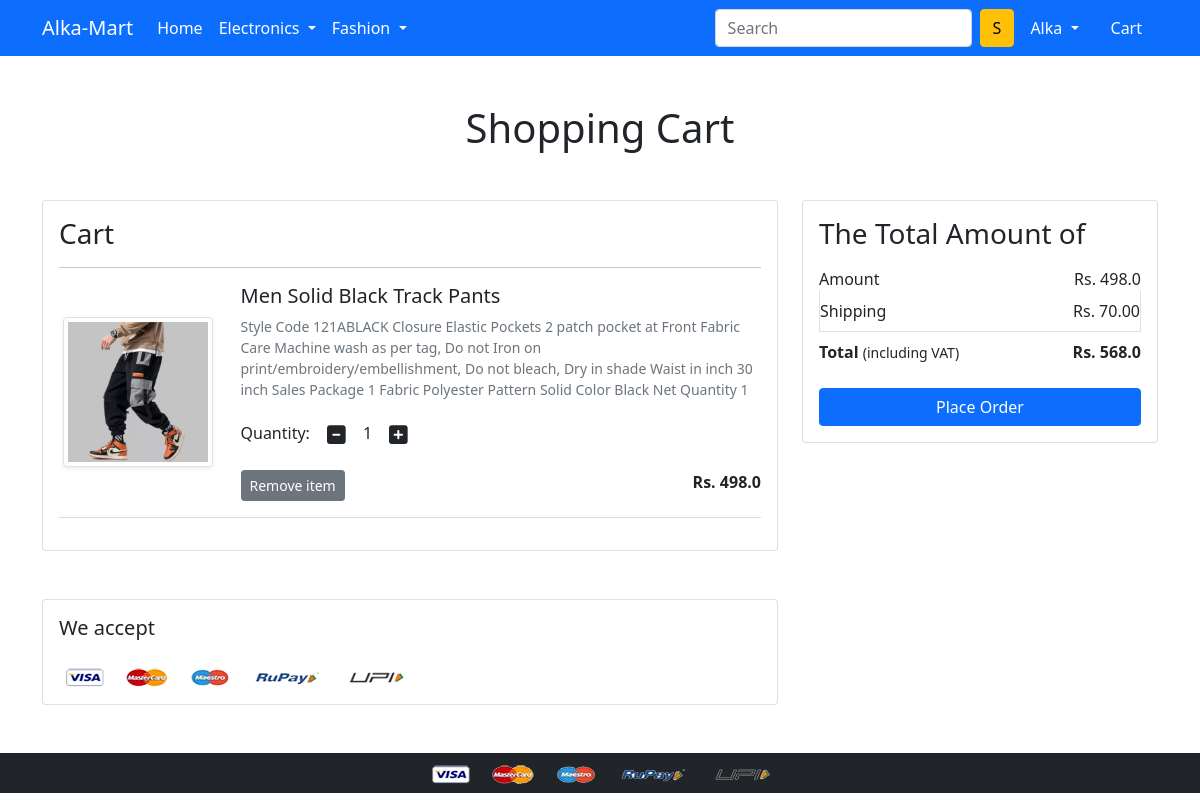
The app's page /cart/ (signed in) with its own data.
### app/models.py (models this page shows, shortened)
class Cart(models.Model):
    user = models.ForeignKey(User, on_delete=models.CASCADE)
    product = models.ForeignKey(Product, on_delete=models.CASCADE)
    quantity = models.PositiveIntegerField(default=1)

class Product(models.Model):
    title = models.CharField(max_length=100)
    selling_price = models.FloatField()
    discounted_price = models.FloatField()
    description = models.TextField()
    brand = models.CharField(max_length=100)
    category = models.CharField(choices = CATEGORY_CHOICES, max_length=3)
    product_image = models.ImageField(upload_to='productimg')

### app/views.py (the view)
# urls.py: path('cart/', views.show_cart, name='showcart'),
@login_required
def show_cart(request):
  if request.user.is_authenticated:
   user = request.user
   cart = Cart.objects.filter(user=user)
   amount = 0.0
   shipping_amount = 70.0
   total_amount = 0.0
   cart_product = [p for p in Cart.objects.all() if p.user == user]
   if cart_product:
    for p in cart_product:
     tempamount = (p.quantity * p.product.discounted_price)
     amount += tempamount
     totalamount = amount + shipping_amount
    return render(request, 'app/addtocart.html', {'carts':cart, 'totalamount':totalamount, 'amount':amount})
   else:
    return render(request, 'app/emptycart.html')

### app/templates/app/addtocart.html (shortened to what this page needs)
{% extends 'app/base.html' %}
{% load static %}
{% block main-content %}
<div class="container my-5">
 <div class="row">
  <h1 class="text-center mb-5">Shopping Cart</h1>
  <div class="col-sm-8">
  <div class="card">
   <div class="card-body">
    <h3>Cart</h3>
    {% for cart in carts %}
    <hr>
    <div class="row">
     <div class="col-sm-3 text-center align-self-center">
      <img src="{{cart.product.product_image.url}}" alt="" srcset="" class="img-fluid img-thumbnail shadow-sm" height="150" width="150"> </div>
     <div class="col-sm-9">
      <div>
       <h5>{{cart.product.title}}</h5>
       <p class="mb-2 text-muted small">{{cart.product.description}}</p>
       <div class="my-3">
        <label for="quantity">Quantity:</label>
        <a class="minus-cart btn" pid="{{cart.product.id}}"><i class="fas fa-minus-square fa-lg"></i></a>
          <span id="quantity">{{cart.quantity}}</span>
        <a class="plus-cart btn" pid="{{cart.product.id}}"><i class="fas fa-plus-square fa-lg"></i></a>
       </div>
       <div class="d-flex justify-content-between">
        <a href="#" class="btn btn-sm btn-secondary mr-3 remove-cart" pid="{{cart.product.id}}">Remove item </a>
        <p class="mb-0"><span><strong>Rs. {{cart.product.discounted_price}}</strong></span></p>
       </div>
      </div>
     </div>
    </div>
    {% endfor %}
    <hr class="text-muted">
   </div>
   </div>
  </div>
  <div class="col-sm-4">
   <div class="card">
    <div class="card-body">
      <h3>The Total Amount of</h3>
      <ul class="list-group">
       <li class="list-group-item d-flex justify-content-between align-items-center border-0 px-0 pb-0">Amount<span>Rs. <span id="amount">{{amount}}</span> </span></li>
       <li class="list-group-item d-flex justify-content-between align-items-center px-0">Shipping<span>Rs. 70.00</span></li>
       <li class="list-group-item d-flex justify-content-between align-items-center border-0 px-0 mb-3">
        <div>
           <strong>Total</strong> <small>(including VAT)</small>
         </div>
         <span><strong>Rs. <strong id="totalamount">{{totalamount}}</strong></strong></span>
       </li>
      </ul>
      <div class="d-grid"><a href="{% url 'checkout' %}" class="btn btn-primary">Place Order</a></div>
    </div>
   </div>
  </div>
 </div>
</div>
<div class="container">
 <div class="row">
  <div class="col-sm-8">
   <div class="card">
    <div class="card-body">
      <h5 class="mb-4">We accept</h5>
      <img src="{% static 'app/images/payment.png' %}" alt="" class="img-fluid">
    </div>
  </div>
  </div>
 </div>
</div>
{% endblock main-content %}

### app/templates/app/base.html (shortened to what this page needs)
<!doctype html>
{% load static %}
<html lang="en">
  <head>
    <link href="https://cdn.jsdelivr.net/npm/bootstrap@5.0.0-beta1/dist/css/bootstrap.min.css" rel="stylesheet">
    <link rel="stylesheet" href="{% static 'app/css/owl.carousel.min.css' %}">
    <link rel="stylesheet" href="{% static 'app/css/all.min.css' %}">
    <link rel="stylesheet" href="{% static 'app/css/style.css' %}">
  </head>
  <body>
    <nav class="navbar navbar-expand-lg navbar-dark bg-primary">
     <div class="container">
       <a class="navbar-brand" href="/">Alka-Mart</a>
       <div class="collapse navbar-collapse" id="navbarSupportedContent">
         <ul class="navbar-nav me-auto mb-2 mb-lg-0">
           <li class="nav-item">
             <a class="nav-link active" aria-current="page" href="/">Home</a>
           </li>
           <li class="nav-item dropdown">
             <a class="nav-link dropdown-toggle text-white" href="#" id="electronicsDropdown" role="button" data-bs-toggle="dropdown" aria-expanded="false">
               Electronics
             </a>
           </li>
           <li class="nav-item dropdown">
             <a class="nav-link dropdown-toggle text-white" href="#" id="fashionDropdown" role="button" data-bs-toggle="dropdown" aria-expanded="false">
               Fashion
             </a>
           </li>
         </ul>
         <form class="d-flex">
           <input class="form-control me-2" type="search" placeholder="Search" aria-label="Search">
           <button class="btn btn-warning" type="submit">S</button>
         </form>
         <div>
          <ul class="navbar-nav me-auto mb-2 mb-lg-0">
          {% if request.user.is_authenticated %}
           <li class="nav-item dropdown mx-2">
              <a class="nav-link dropdown-toggle text-white" href="#" id="profileDropdown" role="button" data-bs-toggle="dropdown" aria-expanded="false">
                {{request.user}}
              </a>
            </li>
            <li class="nav-item mx-2">
             <a href="{% url 'showcart' %}" class="nav-link text-white"> Cart </a>
            </li>
          {% endif %}
          </ul>
         </div>
       </div>
     </div>
    </nav>
    {% block main-content %} {% endblock main-content %}
    <footer class="container-fluid bg-dark text-center p-2 mt-5">
        <img src="{% static 'app/images/payment.png' %}" alt="" srcset="" class="img-fluid" height="2px">
    </footer>
  </body>
</html>

### records on screen
Cart: product.product_image (picture), product "Men Solid Black Track Pants", product.description "Style Code 121ABLACK Closure Elastic Pockets 2 patch pocket at Front Fabric Care Machine wash as per tag, Do not Iron on print/embroidery/embellishment, Do not bleach, Dry in shade Waist in inch 30 inch Sales Package 1 Fabric Polyester Pattern Solid Color Black Net Quantity 1", quantity "1", product.discounted_price "498.0"

### other values on screen
{{ request.user }} "Alka"
{{ amount }} "498.0"
{{ totalamount }} "568.0"
